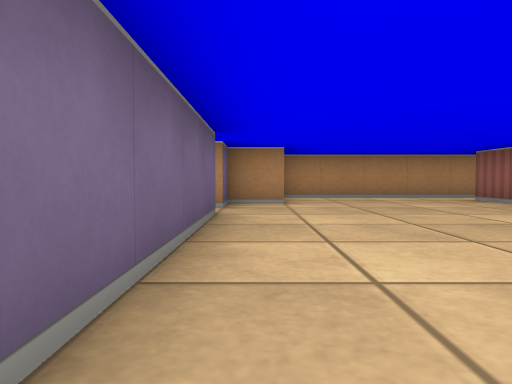
view 1 (above)

17 first-person views from a walk through a cub3D maze. The camera is about half as high as the walls, tilts 2° down and sees 70° across. The floor is counted in squares. Each view is taken from the middle of a square. On the plan, view 1 faces up. The plan holds only what a view shows up to about 9 squares ahead; the rest is blank.

view 2
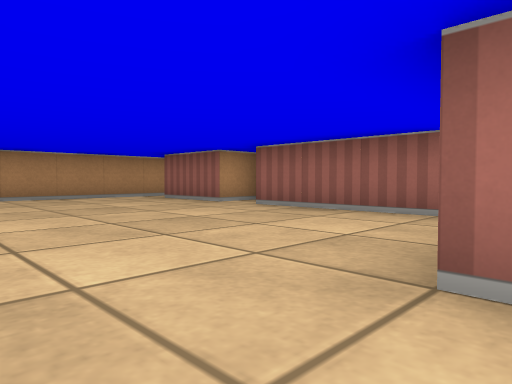

view 3
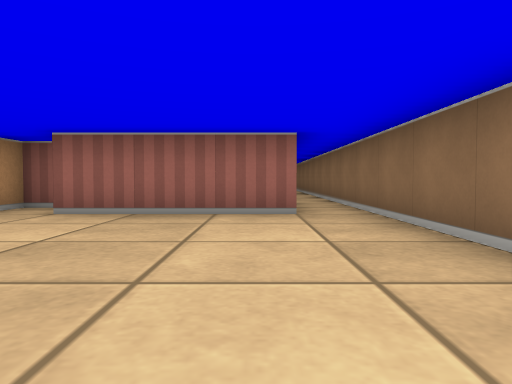

view 4
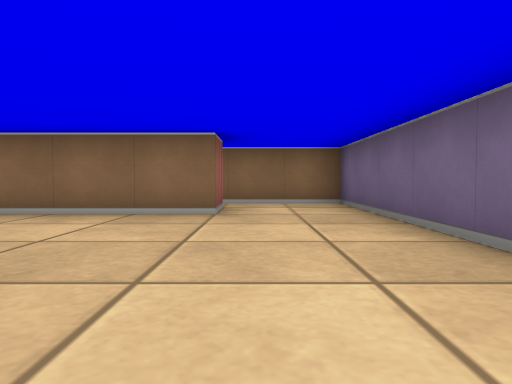

view 5
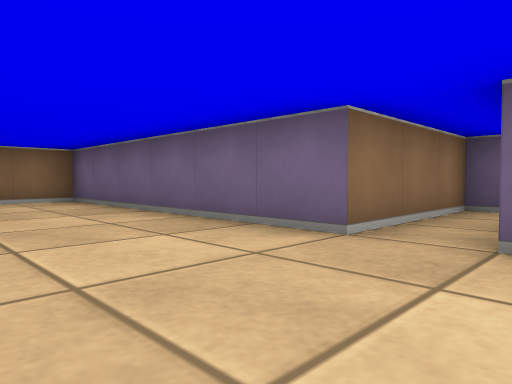

view 6
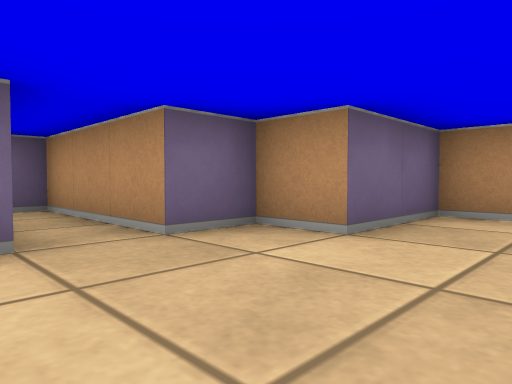

view 7
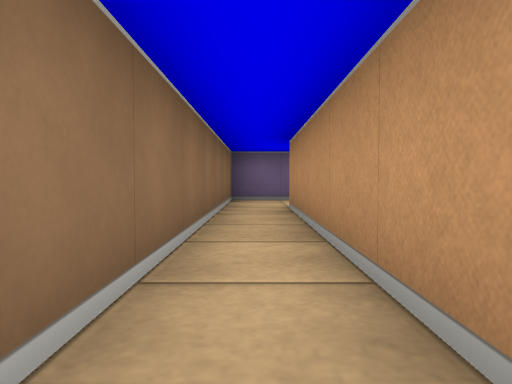

view 8
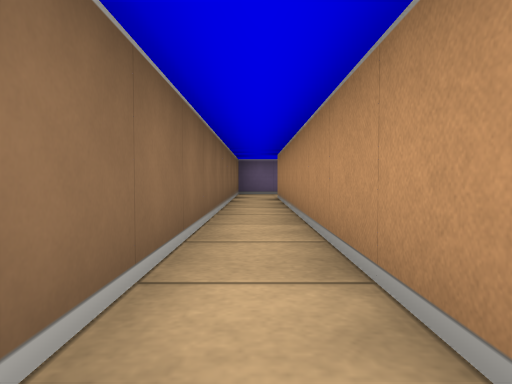

view 9
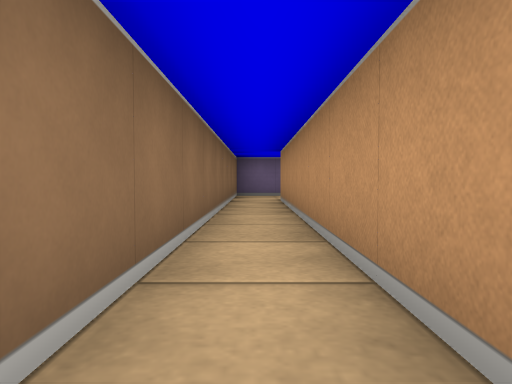

view 10
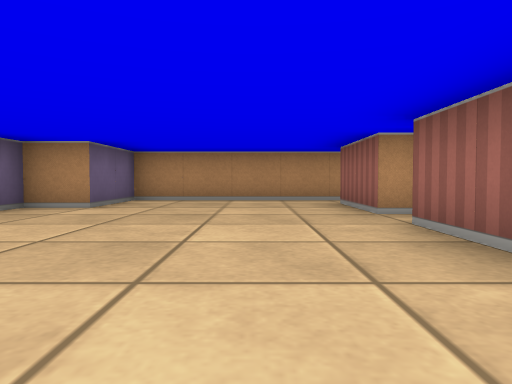

view 11
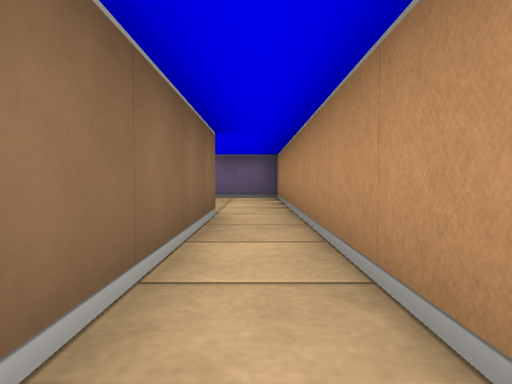

view 12
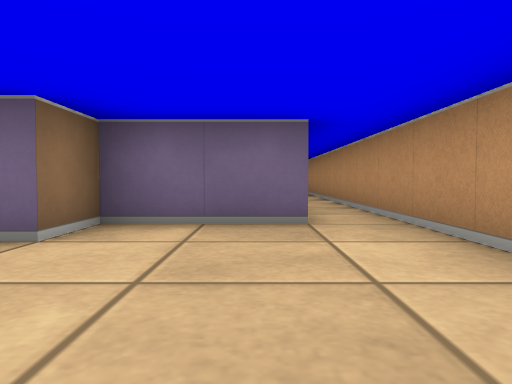

view 13
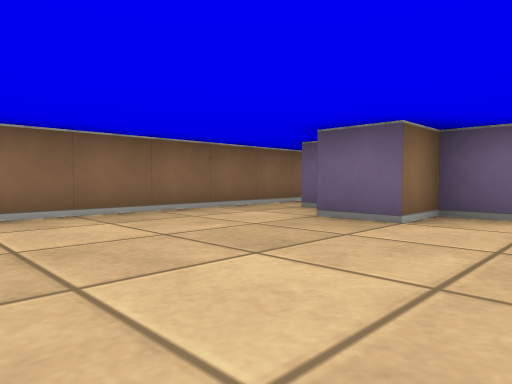

view 14
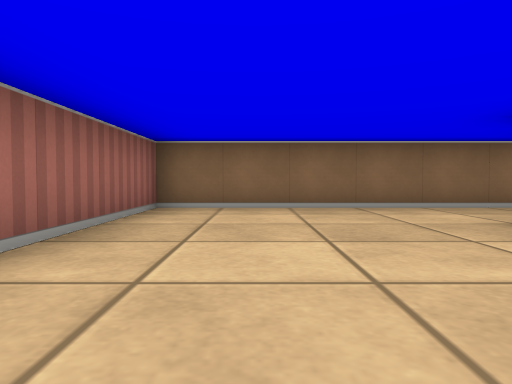

view 15
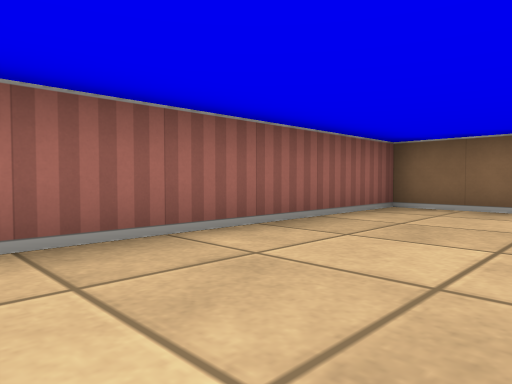

view 16
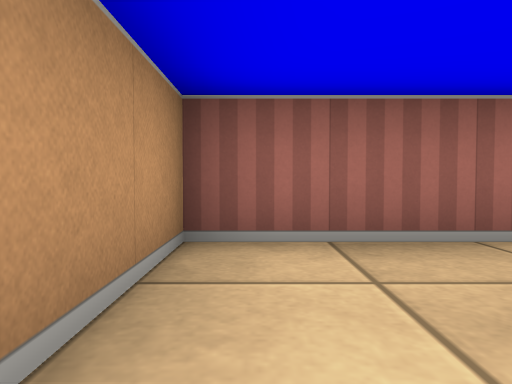

view 17
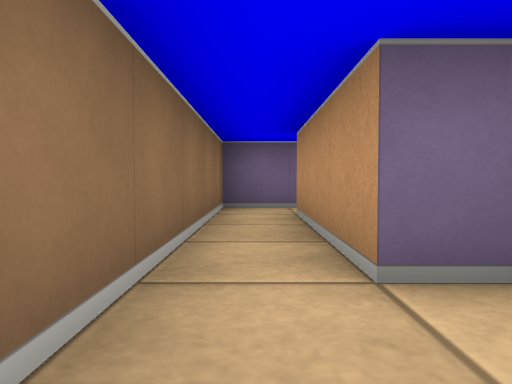

### Floor plan
Points are (right, up) in squares from view 1. A wall is a line through its corners. A room is listed if a view was taken in it or the views show most of it. See-through windows are left out.
Room 1 (views 1, 2, 7, 8, 9)
walls: (9.4, -0.5) (1.5, -0.5) (1.5, 0.5); (-0.5, 0.5) (-0.5, -1.5) (9.4, -1.5)
ways out: opening at (0.5, 0) to room 2
Room 2 (views 3, 4, 5, 6, 10)
walls: (4.5, 5.5) (4.5, 7.5); (1.5, 0.5) (4.5, 0.5); (4.5, 1.4) (4.5, 4.5); (5.5, 5) (5.5, 5.5); (4.5, 8.5) (0.5, 8.5) (0.5, 6.5) (-0.5, 6.5) (-0.5, 5.5) (-3.5, 5.5) (-3.5, 4.5) (-0.5, 4.5) (-0.5, 0.5)
ways out: opening at (0.5, 0) to room 1; opening at (4, 8) to room 3; opening at (5, 1)
Room 3 (views 11, 12, 13, 14, 15, 16, 17)
walls: (9.5, 7.6) (9.5, 5.5) (10.5, 5.5) (10.5, 4.5); (9.5, 4.1) (9.5, 3.5) (6.5, 3.5); (10.9, 8.5) (4.5, 8.5); (5.5, 3.6) (5.5, 2.5) (14.5, 2.5) (14.5, 8.5) (12.6, 8.5); (4.5, 7.5) (8.4, 7.5)
ways out: opening at (4, 8) to room 2

Positions as (right, up) in squares from view 1, and headings:
1: (0, 0), facing up
2: (0, 0), facing up-right
3: (0, 2), facing right
4: (1, 5), facing down
5: (2, 6), facing down-left
6: (2, 4), facing up-left
7: (7, -1), facing left
8: (10, -1), facing left
9: (9, -1), facing left
10: (3, 1), facing up
11: (9, 8), facing left
12: (13, 7), facing left
13: (14, 7), facing down-left
14: (13, 8), facing down
15: (12, 8), facing down-right
16: (12, 8), facing right
17: (11, 3), facing left
